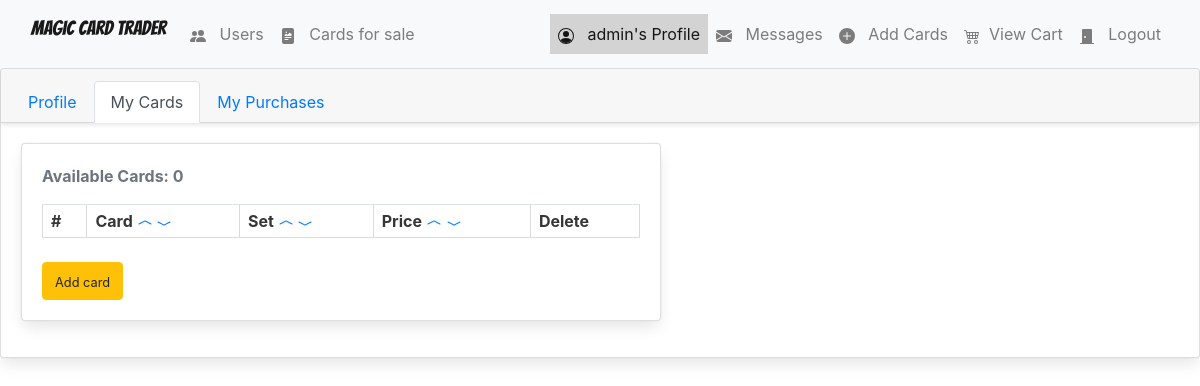
/profile_cards/ (signed in), run on an earlier commit of the app's database.
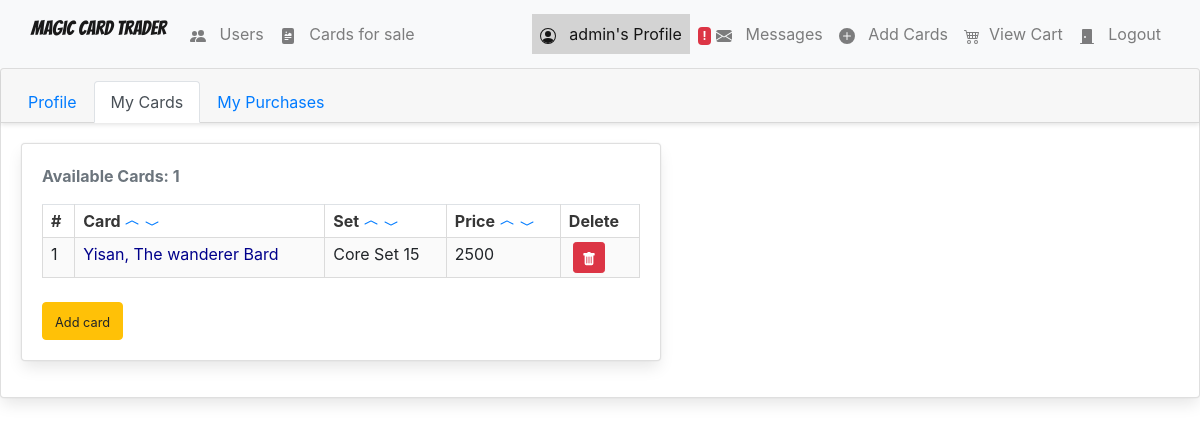
And on a later commit of the database.
### Magic/models.py (models this page shows, shortened)
class Card(models.Model):
    name = models.CharField(max_length = 150)
    set_name = models.CharField(max_length = 150)
    price = models.IntegerField()
    user = models.ForeignKey(User, on_delete=models.CASCADE)
    is_foil = models.BooleanField(default=False)
    is_ordered = models.BooleanField(default=False)
    image_url = models.TextField()

### users/views.py (the view)
# urls.py: re_path(r'^profile_cards/$', UsersView.profile_cards, name="profile_cards"),
@login_required
def profile_cards(request):
    user = request.user
    all_cards = user.card_set.all()
    order_by = request.GET.get('order_by')
    direction = request.GET.get('direction')
    if direction == 'desc':
        if order_by == 'price':
            all_cards = all_cards.order_by(order_by).reverse()
        else:
            all_cards = all_cards.order_by(Lower(order_by)).reverse()
    elif direction == 'asc':
        if order_by == 'price':
            all_cards = all_cards.order_by(order_by)
        else:
            all_cards = all_cards.order_by(Lower(order_by))
    paginator = Paginator(all_cards, 5)
    page = request.GET.get('page', 1)
    try:
        cards = paginator.page(page)
    except PageNotAnInteger:
        cards = paginator.page(1)
    except EmptyPage:
        cards = paginator.page(paginator.num_pages)
    context = {
        'all_cards': all_cards,
        'cards': cards,
        'order_by': order_by,
        'direction': direction,
        'nbar': 'profile_cards',
    }
    return render(request, 'users/profile_cards.html', context)

### direct_messages/models.py (called while the page is built)
    def get_messages(user):
        users = []
        messages = Message.objects.filter(user=user).values('to_user').annotate(last=Max('date')).order_by('-last')
        for message in messages:
            users.append({
                'user': User.objects.get(pk=message['to_user']),
                'unread': Message.objects.filter(user=user, to_user__pk=message['to_user'], is_read=False).count()
            })
        return users

### direct_messages/templatetags/messages_template_tags.py (called while the page is built)
@register.filter
def unread_message_counter(user):
    if user.is_authenticated:
        total_unread = 0
        messages = Message.get_messages(user=user)
        for message in messages:
            total_unread = total_unread + message['unread']
        return total_unread

### shopping_cart/templatetags/shopping_cart_template_tags.py (called while the page is built)
@register.filter
def cart_item_counter(user):
    if user.is_authenticated:
        qs = Order.objects.filter(is_ordered=False, owner=user.profile)
        if qs.exists():
            return qs[0].items.count()
    return 0

### users/templates/users/profile_cards.html (shortened to what the changed rows need)
{% extends 'magic/base.html' %}
{% load crispy_forms_tags %}
{% block body %}
<div class="card">
    <div class="card-body">
        <div class="card mb-3" style="max-width: 640px;">
            <div class="row no-gutters">
              <div class="col-md-12">
                <div class="card-body">
                    <p class="text-secondary basic-text">Available Cards: {{ user.card_set.count }} </p>
                    <table class="table is-striped is-narrow is-bordered">
                      <tr>
                        <th>
                          #
                        </th>
                        <th>
                          Card
                          <a href="?order_by=name&direction=asc">
                            <span class="glyphicon glyphicon-chevron-up">
                                <svg width="1em" height="1em" viewBox="0 0 16 16" class="bi bi-chevron-compact-up" fill="currentColor" xmlns="http://www.w3.org/2000/svg">
                                    <path fill-rule="evenodd" d="M7.776 5.553a.5.5 0 0 1 .448 0l6 3a.5.5 0 1 1-.448.894L8 6.56 2.224 9.447a.5.5 0 1 1-.448-.894l6-3z"/>
                                </svg>
                            </span>
                          </a>
                          <a href="?order_by=name&direction=desc">
                              <span class="glyphicon glyphicon-chevron-down">
                                  <svg width="1em" height="1em" viewBox="0 0 16 16" class="bi bi-chevron-compact-down" fill="currentColor" xmlns="http://www.w3.org/2000/svg">
                                      <path fill-rule="evenodd" d="M1.553 6.776a.5.5 0 0 1 .67-.223L8 9.44l5.776-2.888a.5.5 0 1 1 .448.894l-6 3a.5.5 0 0 1-.448 0l-6-3a.5.5 0 0 1-.223-.67z"/>
                                  </svg>
                              </span>
                          </a>
                        </th>
                        <th>
                          Set
                          <a href="?order_by=set_name&direction=asc">
                            <span class="glyphicon glyphicon-chevron-up">
                                <svg width="1em" height="1em" viewBox="0 0 16 16" class="bi bi-chevron-compact-up" fill="currentColor" xmlns="http://www.w3.org/2000/svg">
                                    <path fill-rule="evenodd" d="M7.776 5.553a.5.5 0 0 1 .448 0l6 3a.5.5 0 1 1-.448.894L8 6.56 2.224 9.447a.5.5 0 1 1-.448-.894l6-3z"/>
                                </svg>
                            </span>
                          </a>
                          <a href="?order_by=set_name&direction=desc">
                              <span class="glyphicon glyphicon-chevron-down">
                                  <svg width="1em" height="1em" viewBox="0 0 16 16" class="bi bi-chevron-compact-down" fill="currentColor" xmlns="http://www.w3.org/2000/svg">
                                      <path fill-rule="evenodd" d="M1.553 6.776a.5.5 0 0 1 .67-.223L8 9.44l5.776-2.888a.5.5 0 1 1 .448.894l-6 3a.5.5 0 0 1-.448 0l-6-3a.5.5 0 0 1-.223-.67z"/>
                                  </svg>
                              </span>
                          </a>
                        </th>
                        <th>
                          Price
                          <a href="?order_by=price&direction=asc">
                            <span class="glyphicon glyphicon-chevron-up">
                                <svg width="1em" height="1em" viewBox="0 0 16 16" class="bi bi-chevron-compact-up" fill="currentColor" xmlns="http://www.w3.org/2000/svg">
                                    <path fill-rule="evenodd" d="M7.776 5.553a.5.5 0 0 1 .448 0l6 3a.5.5 0 1 1-.448.894L8 6.56 2.224 9.447a.5.5 0 1 1-.448-.894l6-3z"/>
                                </svg>
                            </span>
                          </a>
                          <a href="?order_by=price&direction=desc">
                              <span class="glyphicon glyphicon-chevron-down">
                                  <svg width="1em" height="1em" viewBox="0 0 16 16" class="bi bi-chevron-compact-down" fill="currentColor" xmlns="http://www.w3.org/2000/svg">
                                      <path fill-rule="evenodd" d="M1.553 6.776a.5.5 0 0 1 .67-.223L8 9.44l5.776-2.888a.5.5 0 1 1 .448.894l-6 3a.5.5 0 0 1-.448 0l-6-3a.5.5 0 0 1-.223-.67z"/>
                                  </svg>
                              </span>
                          </a>
                        </th>
                        <th>
                          Delete
                        </th>
                      </tr>
                      {% for card in cards %}
                      <tr>
                        <td>
                          {{ forloop.counter }}
                        </td>
                        <td>
                          <a class="card-td-link" href="{% url 'Magic:card_detail' card.id %}">
                            {{ card.name }}
                          </a>
                        </td>
                        <td>
                          {{ card.set_name }}
                        </td>
                        <td>
                          {{ card.price }}
                        </td>
                        <td>
                          <form action="{% url 'Magic:card_delete' card.id %}" method="POST" style="display: inline;" class="mt-4 ml-1 mb-2">
                            <button class="btn btn-danger btn-sm" type="submit">
                                <span class="glyphicon glyphicon-trash">
                                </span>
                            </button>
                        </form>
                        </td>
                      </tr>
                      {% endfor %}
                    </table>
                    <a href="{% url 'Magic:card_add' %}">
                        <button class="btn btn-warning">
                        </button>
                    </a>
                </div>
              </div>
            </div>
          </div>
    </div>
  </div>
{% endblock %}

### Magic/templates/magic/base.html (shortened to what the changed rows need)
{% load static %}
{% load crispy_forms_tags %}
{% load shopping_cart_template_tags %}
{% load messages_template_tags %}
<!DOCTYPE html>
<html lang="en">
    <head>
        <link rel="stylesheet" href="https://cdn.jsdelivr.net/npm/bulma@0.9.1/css/bulma.min.css">
        <link rel="stylesheet" href="https://stackpath.bootstrapcdn.com/bootstrap/4.5.2/css/bootstrap.min.css">
        <link rel="stylesheet" type="text/css" href="{% static 'magic/style.css' %}" />
    </head>
    <body data-spy="scroll" data-target="#list-example">
        <nav class="navbar navbar-inverse navbar navbar-expand-lg navbar-light bg-light">
            <div class="container-fluid">
                <div class="collapsable navbar-collapse" id="navbarSupportedContent">
                    {% if nbar == 'cards' %}
                            {% load crispy_forms_tags %}
                    {% endif %}
                    {% if nbar == 'users' %}
                        {% load crispy_forms_tags %}
                    {% endif %}
                    <ul class="nav navbar-nav navbar-right">
                        {% if request.user.is_authenticated %}
                            <li class="{% if nbar == 'profile' %} active  {% elif nbar == 'profile_cards' %} active {% elif nbar == 'profile_purchases' %} active {% endif %} nav-item">
                                <a href="{% url 'profile' %}" class="nav-link">
                                    <span class="glyphicon glyphicon-user" aria-hidden="true">
                                    </span>&nbsp; {{ request.user }}'s Profile
                                </a>
                            </li>
                            <li class="{% if nbar == 'messages' %} active {% endif %} nav-item">
                                <a href="{% url 'Magic:inbox' %}" class="nav-link">
                                    {% if request.user|unread_message_counter != None %}
                                        {% if request.user|unread_message_counter > 0 %}
                                            <span class="badge badge-danger z-depth-0">!</span>
                                        {% endif %}
                                    {% endif %}
                                    <span class="glyphicon glyphicon-plus" aria-hidden="true">
                                    </span>&nbsp;
                                    Messages
                                </a>
                            </li>
                            <li class="{% if nbar == 'add_cards' %} active {% endif %} nav-item">
                                <a href="{% url 'Magic:card_add' %}" class="nav-link">
                                    <span class="glyphicon glyphicon-plus" aria-hidden="true">
                                        <svg width="1em" height="1em" viewBox="0 0 16 16" class="bi bi-plus-circle-fill" fill="currentColor" xmlns="http://www.w3.org/2000/svg">
                                            <path fill-rule="evenodd" d="M16 8A8 8 0 1 1 0 8a8 8 0 0 1 16 0zM8.5 4.5a.5.5 0 0 0-1 0v3h-3a.5.5 0 0 0 0 1h3v3a.5.5 0 0 0 1 0v-3h3a.5.5 0 0 0 0-1h-3v-3z"/>
                                        </svg>
                                    </span>&nbsp; Add Cards
                                </a>
                            </li>
                            <li class="{% if nbar == 'order-summary' %} active {% endif %} nav-item">
                                <a href="{% url 'Magic:order_summary' %}" class="nav-link">
                                    <span aria-hidden="true">
                                    </span>&nbsp;View Cart
                                </a>
                            </li>
                            <li class="">
                                <a href="{% url 'logout' %}" class="nav-link">
                                    <span class="glyphicon glyphicon-off" aria-hidden="true">
                                        <svg width="1em" height="1em" viewBox="0 0 16 16" class="bi bi-door-closed-fill" fill="currentColor" xmlns="http://www.w3.org/2000/svg">
                                            <path fill-rule="evenodd" d="M4 1a1 1 0 0 0-1 1v13H1.5a.5.5 0 0 0 0 1h13a.5.5 0 0 0 0-1H13V2a1 1 0 0 0-1-1H4zm2 9a1 1 0 1 0 0-2 1 1 0 0 0 0 2z"/>
                                        </svg>
                                    </span>&nbsp; Logout
                                </a>
                            </li>
                        {% endif %}
                    </ul>
                </div>
            </div>
        </nav>
        {% block body %}
        {% endblock %}
    </body>
</html>

What changed in the data, as far as the page shows it:
added Card: name "Yisan, The wanderer Bard", set_name "Core Set 15", price "2500"
Also different on the page:
{{ user.card_set.count }}: "0" → "1"
